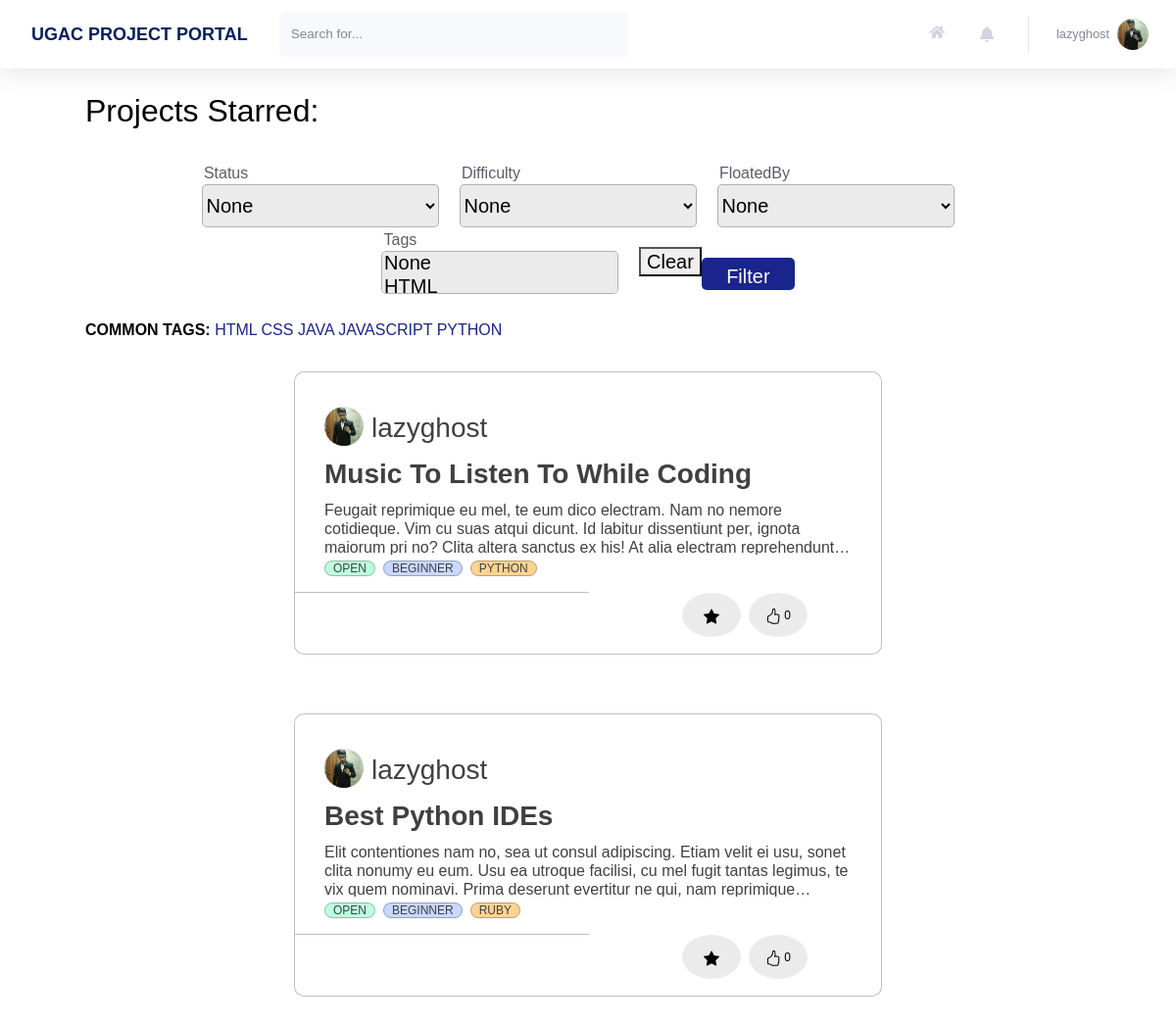
Screenshot of /profile/projects/view/ (signed in) with the database file from the repository.
### users/models.py (models this page shows, shortened)
class Profile(models.Model):
    user = models.OneToOneField(User, on_delete=models.CASCADE)
    image = models.ImageField(default = 'default.jpg', upload_to='profile_pics', blank=True)
    rollno = models.CharField(max_length=10)
    year = models.CharField(max_length=30, choices = YEAR_CHOICES)
    branch = models.CharField(max_length=30, choices = BRANCH_CHOICES)
    techskills = models.TextField()
    starred_projects = models.ManyToManyField(Project, related_name='starred_projects', blank = True)
    liked_projects = models.ManyToManyField(Project, related_name='liked_projects', blank = True)
    cv = models.FileField(blank = True, upload_to='resumes')

### home/models.py (models this page shows, shortened)
class Tag(models.Model):
    Title = models.CharField(max_length=20)
    def __str__(self):
        return f"{self.Title}"

class Project(models.Model):
    Title = models.CharField(max_length=30)
    Description = models.TextField()
    FloatedBy = models.ForeignKey(User, on_delete=models.CASCADE,related_name="FloatedBy")
    Mentors = models.ManyToManyField(User,related_name='Mentors')
    Status = models.CharField(max_length=10, choices=STATUS_CHOICES, default='Open')
    OpenedFor = models.CharField(max_length=300)
    Difficulty = models.CharField(max_length=15, choices=DIFFICULTY_CHOICES, default='Beginner')
    PreRequisite = models.TextField()
    Tags = models.ManyToManyField(Tag, related_name='Tags')
    Duration = models.CharField(max_length=30)
    DatePosted = models.DateTimeField(default = timezone.now)
    SelectionCriteria = models.TextField()
    MailNotification = models.CharField(max_length=5, choices=NOTIFICATION_CHOICES,default='On')
    ApplyRequest = models.ManyToManyField(User, related_name='ApplyRequest', blank = True)
    AlreadyApplied = models.ManyToManyField(User, related_name='AlreadyApplied', blank = True)
    Likes = models.IntegerField(default=0)

### users/views.py (the view)
# urls.py: path('projects/view/', views.projects_view, name = 'projects-view'),
@login_required
def projects_view(request):
    view = request.GET.get('view')
    all_projects = Project.objects.all()
    if view == "applied":
        req_projects = all_projects.filter(AlreadyApplied = request.user)
        title = 'Projects Applied'
        heading = "Projects Applied For:"
    elif view == "requested":
        req_projects = all_projects.filter(ApplyRequest = request.user)
        title = 'Projects Requested'
        heading = "Projects Requested:"
    elif view == "floated":
        req_projects = all_projects.filter(FloatedBy = request.user)
        title = 'Projects Floated'
        heading = "Projects Floated:"
    else:
        req_projects = request.user.profile.starred_projects.all()
        title = 'Projects Starred'
        heading = "Projects Starred:"
    req_projects = req_projects.order_by('-DatePosted')
    projects = get_filtered_projects(request, req_projects)
    projects = get_paginated_projects(request, projects)
    projects_id = get_projects_id(request)
    common_tags = get_most_common_tags(5)
    context = {
        'title': title,
        'users':User.objects.all(),
        'tags': Tag.objects.all(),
        'users_html':serialize("json", User.objects.all()),
        'tags_html':serialize("json", Tag.objects.all()),
        'projects': projects,
        'projects_id': projects_id,
        'notifications': Notification.objects.filter(user = request.user).order_by('-time'),
        'common_tags':common_tags,
        'heading': heading
    }
    return render(request, 'users/projects_view.html', context)

### users/templates/users/projects_view.html (shortened to what this page needs)
{% extends 'home/main.html' %}
{% load crispy_forms_tags %}
{% block headingBlock %}
<h2>{{ heading }}</h2>
{% endblock headingBlock %}

### home/templates/home/main.html (shortened to what this page needs)
{% extends 'home/base.html' %}
{% load static %}
{% load crispy_forms_tags %}
{% block customStylesheets %}
<link rel="stylesheet" type="text/css" href="{% static 'home/main.css' %}">
{% endblock customStylesheets %}
{% block content %}
{% block mainContentBlock %}
<div class="project_cards">
    {% block headingBlock %}{% endblock headingBlock %}
    <br>
    {% block filterBlock %}
    <form method="get" class="form-inline justify-content-lg-center h5 mb-0 font-weight-bold text-gray-800 " style="width: 100%;">
        <div class="" style="padding-right:23px;width: 263px;">
            <label for="id_Status" style="font-size: 16px; font-weight: 300;float: left; ">Status</label>
            <select name="Status" id="id_Status" style="background-color:#EBEBEB; border: 1px solid rgba(0, 0, 0, 0.25); border-radius: 5px;width:242px; height:44px;">
                <option value="">None</option>
            </select>
        </div>
        <div class="" style="padding-right:23px; width: 263px;">
            <label for="id_Difficulty" style="font-size: 16px; font-weight: 300;float: left; ">Difficulty</label>
            <select name="Difficulty" id="id_Difficulty" style="background-color:#EBEBEB; border: 1px solid rgba(0, 0, 0, 0.25); border-radius: 5px;width:242px; height:44px;">
                <option value="">None</option>
            </select>
        </div>
        <div class="" style="padding-right:23px;width: 263px;">
            <label for="id_FloatedBy" style="font-size: 16px; font-weight: 300;float: left; ">FloatedBy</label>
            <select name="FloatedBy" id="id_FloatedBy" class="searchable-select" style="background-color:#EBEBEB; border: 1px solid rgba(0, 0, 0, 0.25); border-radius: 5px;width:242px; height:44px;">
                <option value="">None</option>
            </select>
        </div>
        <div class="" style="padding-right:23px;width: 263px;">
            <label for="id_Tags" style="font-size: 16px; font-weight: 300;float: left; ">Tags</label>
            <select name="Tags" id="id_Tags" class="searchable-select" multiple="multiple" style="background-color:#EBEBEB; border: 1px solid rgba(0, 0, 0, 0.25); border-radius: 5px;width:242px; height:44px;">
                <option value="">None</option>
                {% for TAG in tags %}
                <option value='{{TAG.id}}'>{{ TAG }}</option>
                {% endfor %}
            </select>
        </div>
        <button type="button" onclick="clearFilters()">Clear</button>
        <div class="" style="padding-top: 25px;">
            <button class="btn btn-primary" type="Submit" style="width: 95px; height: 33px; margin-left:0px; background: #19258C; color: white; border-radius: 5px;">Filter</button>
        </div>
    </form>
        <br>
    {% endblock filterBlock %}
    {% block tagsBlock %}
        <div>
            <b> COMMON TAGS: </b>
            {% for tag in common_tags %}
                <a href="/?Tags={{tag.id}}">{{ tag }}</a>
            {% endfor %}
        </div>
    {% endblock tagsBlock %}
    {% block allProjectsBlock %}
    <div class="justify-content-center" style="display: flex; flex-wrap: wrap;" id="all-projects">
        {% for project in projects %}
            <div id="projectNumber{{ project.id }}">
                <div class = "blog-container" style="flex: 1 0 45%; margin: 30px; width: 600px; height: 289px; max-width: 600px;">
                    <div class="blog-header" style="display: flex; flex-wrap: wrap;">
                        <div class="blog-author--no-cover" style="background:url('{{project.FloatedBy.profile.image.url}}');background-size: cover; border-radius: 50%; display: inline-block;height: 40px;margin-right: 0.5rem;background-position: center;top: 8px;width: 40px; top: 27px; left: 28px; margin-top: 5px; ">
                        </div>
                        <span style="flex: 1 0 45%; ">
                            <h3 style="margin-top: 10px; color:#858796;"><a href="{% url 'profile' project.FloatedBy.id %}">{{project.FloatedBy}}</a></h3>
                        </span>
                    </div>
                    <div class="blog-body">
                        <div class="blog-title demo-a">
                            <h1><a href="/project/?project_id={{project.id}}">{{ project.Title }}</a></h1>
                        </div>
                        <div class="blog-summary demo-2">
                            <p>{{project.Description}}</p>
                        </div>
                        <div class="blog-tags">
                            <ul>
                                <li><a href="/?Status={{project.Status}}">{{project.Status}}</a></li>
                                <li><a href="/?Difficulty={{project.Difficulty}}">{{project.Difficulty}}</a></li>
                                {% for tag in project.Tags.all %}
                                    {% if forloop.counter <= 4 %}
                                        <li>
                                            <a href="/?Tags={{tag.id}}">{{ tag }}</a>
                                        </li>
                                    {% endif %}
                                {% endfor %}
                            </ul>
                        </div>
                    </div>
                    <hr style="width: 300px; border-top: 1px solid rgba(0, 0, 0, 0.25); margin-left: 0px; margin-bottom: 0px;">
                    <div class="blog-footer">
                        <ul>
                            <li>
                                {% if project.id not in projects_id.4 %}
                                    <button class="btn btn-primary btn-user btn-block task" style="margin-left: 430px; width: 60px;" task = "Star" project_id={{project.id}} page_number={{projects.number}}>
                                        <svg xmlns="http://www.w3.org/2000/svg" width="16" height="16" fill="currentColor" class="bi bi-star" viewBox="0 0 16 16">
                                            <path d="M2.866 14.85c-.078.444.36.791.746.593l4.39-2.256 4.389 2.256c.386.198.824-.149.746-.592l-.83-4.73 3.522-3.356c.33-.314.16-.888-.282-.95l-4.898-.696L8.465.792a.513.513 0 0 0-.927 0L5.354 5.12l-4.898.696c-.441.062-.612.636-.283.95l3.523 3.356-.83 4.73zm4.905-2.767-3.686 1.894.694-3.957a.565.565 0 0 0-.163-.505L1.71 6.745l4.052-.576a.525.525 0 0 0 .393-.288L8 2.223l1.847 3.658a.525.525 0 0 0 .393.288l4.052.575-2.906 2.77a.565.565 0 0 0-.163.506l.694 3.957-3.686-1.894a.503.503 0 0 0-.461 0z" />
                                        </svg>
                                    </button>
                                {% else %}
                                    <button class="btn btn-primary btn-user btn-block task" style="margin-left: 430px; width: 60px;" task = "Unstar" project_id={{project.id}} page_number={{projects.number}}>
                                    </button>
                                {% endif %}
                            </li>
                            <li>
                                {% if project.id not in projects_id.1 %}
                                    <button class="btn btn-primary btn-user btn-block task" style="margin-right: 75px; width: 60px;" task = "Like" project_id={{project.id}} page_number={{projects.number}}>
                                    {{project.Likes}}
                                    </button>
                                {% endif %}
                            </li>
                        </ul>
                    </div>
                </div>
            </div>
        {% endfor %}
    </div>
    {% endblock allProjectsBlock %}
    {% endblock mainContentBlock %}
    {% endblock content %}

### home/templates/home/base.html (shortened to what this page needs)
{% load static %}
<!DOCTYPE html>
<html lang="en">
    <head>
        {% block stylesheets %}
        <link rel="stylesheet" type="text/css" href="{% static 'home/style.css' %}">
        <link rel="stylesheet" type="text/css" href="{% static 'home/cards.css' %}">
        {% endblock stylesheets %}
        {% block customStylesheets %}{% endblock customStylesheets %}
        {% block ajaxBlock %}
        <link href="https://cdnjs.cloudflare.com/ajax/libs/select2/4.0.3/css/select2.min.css" rel="stylesheet" />
        {% endblock ajaxBlock %}
        <link rel="stylesheet" href="https://pro.fontawesome.com/releases/v5.10.0/css/all.css" />
    </head>
    {% block mainBlock %}
    <body id="page-top">
        <div id="wrapper">
            <div id="content-wrapper" class="d-flex flex-column">
                <div id="content" style="background: white;">
                    <nav class="navbar navbar-expand navbar-light bg-white topbar mb-4 static-top shadow">
                        <div class="sidebar-brand-text mx-3" style="color: #022160; font-size: large; font-weight: bold"> UGAC PROJECT PORTAL </div>
                        <form method="POST" action="{{request.get_full_path}}" class="d-none d-sm-inline-block form-inline mr-auto ml-md-3 my-2 my-md-0 mw-100 navbar-search">
                            <div class="input-group">
                                <input type="text" class="form-control bg-light border-0 small" placeholder="Search for..." aria-label="Search" aria-describedby="basic-addon2" name="search">
                                <div class="input-group-append">
                                </div>
                            </div>
                        </form>
                        <ul class="navbar-nav ml-auto">
                            <a class="nav-link" href="{% url 'home' %}" role="button" style="margin-top: 13px;">
                                <i class="fas fa-home fa-fw fa-sm mr-2 text-gray-400"></i>
                            </a>
                            <li class="nav-item dropdown no-arrow mx-1">
                                <a class="nav-link dropdown-toggle" id="alertsDropdown" role="button" data-toggle="dropdown" aria-haspopup="true" aria-expanded="false">
                                    <i class="fas fa-bell fa-fw"></i>
                                </a>
                            </li>
                            <li class="nav-item dropdown no-arrow">
                                <a class="nav-link dropdown-toggle" id="userDropdown" role="button" data-toggle="dropdown" aria-haspopup="true" aria-expanded="false">
                                    <span class="mr-2 d-none d-lg-inline text-gray-600 small">{{user.username}}</span>
                                    <img class="img-profile rounded-circle" src="{{user.profile.image.url}}">
                                </a>
                            </li>
                        </ul>
                    </nav>
                    <div class="container-fluid">
                        {% block content %}{% endblock content %}
                    </div>
                </div>
            </div>
        </div>
    </body>
    {% endblock mainBlock %}
</html>

### rows the page displays
Tag: {{ TAG.id }} 7 (drawn), Title "HTML"
Tag: Title "CSS"
Tag: Title "JAVA"
Tag: Title "JAVASCRIPT"
Tag: Title "PYTHON"
Project: FloatedBy.profile.image (picture), FloatedBy "lazyghost", Title "Music To Listen To While Coding", Description "Feugait reprimique eu mel, te eum dico electram. Nam no nemore cotidieque. Vim cu suas atqui dicunt. Id labitur dissentiunt per, ignota maiorum pri no? Clita altera sanctus ex his! At alia electram…", Status "OPEN", Difficulty "BEGINNER", Likes "0"
Project: FloatedBy.profile.image (picture), FloatedBy "lazyghost", Title "Best Python IDEs", Description "Elit contentiones nam no, sea ut consul adipiscing. Etiam velit ei usu, sonet clita nonumy eu eum. Usu ea utroque facilisi, cu mel fugit tantas legimus, te vix quem nominavi. Prima deserunt evertitur ne qui, nam…", Status "OPEN", Difficulty "BEGINNER", Likes "0"
Tag: Title "RUBY"

### other values shown
{{ user.username }} "lazyghost"
{{ heading }} "Projects Starred:"
